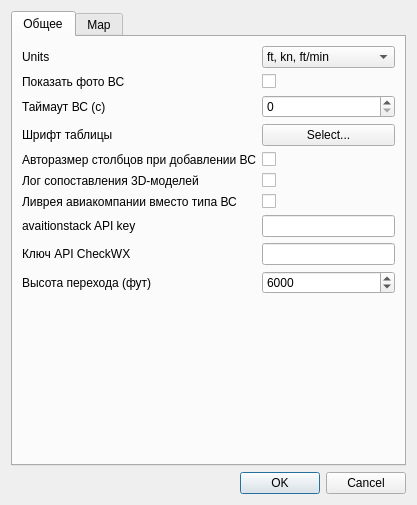
<?xml version="1.0" encoding="UTF-8"?>
<ui version="4.0">
 <class>ADSBDemodDisplayDialog</class>
 <widget class="QDialog" name="ADSBDemodDisplayDialog">
  <property name="geometry">
   <rect>
    <x>0</x>
    <y>0</y>
    <width>417</width>
    <height>505</height>
   </rect>
  </property>
  <property name="font">
   <font>
    <pointsize>9</pointsize>
   </font>
  </property>
  <property name="windowTitle">
   <string>Настройки отображения</string>
  </property>
  <layout class="QVBoxLayout" name="verticalLayout">
   <item>
    <widget class="QTabWidget" name="tabs">
     <property name="currentIndex">
      <number>0</number>
     </property>
     <widget class="QWidget" name="generalTab">
      <attribute name="title">
       <string>Общее</string>
      </attribute>
      <layout class="QVBoxLayout" name="verticalLayout_4">
       <item>
        <layout class="QFormLayout" name="generalLayout">
         <item row="0" column="0">
          <widget class="QLabel" name="unitsLabel">
           <property name="text">
            <string>Units</string>
           </property>
          </widget>
         </item>
         <item row="0" column="1">
          <widget class="QComboBox" name="units">
           <property name="toolTip">
            <string>Единицы измерения высоты/скорости</string>
           </property>
           <item>
            <property name="text">
             <string>ft, kn, ft/min</string>
            </property>
           </item>
           <item>
            <property name="text">
             <string>m, kph, m/s</string>
            </property>
           </item>
          </widget>
         </item>
         <item row="1" column="0">
          <widget class="QLabel" name="photosLabel">
           <property name="text">
            <string>Показать фото ВС</string>
           </property>
          </widget>
         </item>
         <item row="1" column="1">
          <widget class="QCheckBox" name="photos">
           <property name="toolTip">
            <string>Загрузить и показать фото выбранного ВС</string>
           </property>
           <property name="text">
            <string/>
           </property>
          </widget>
         </item>
         <item row="2" column="0">
          <widget class="QLabel" name="timeoutLabel">
           <property name="text">
            <string>Таймаут ВС (с)</string>
           </property>
          </widget>
         </item>
         <item row="2" column="1">
          <widget class="QSpinBox" name="timeout">
           <property name="toolTip">
            <string>Таймаут удаления ВС из таблицы (с)</string>
           </property>
           <property name="maximum">
            <number>1000000</number>
           </property>
          </widget>
         </item>
         <item row="3" column="0">
          <widget class="QLabel" name="fontLabel">
           <property name="text">
            <string>Шрифт таблицы</string>
           </property>
          </widget>
         </item>
         <item row="3" column="1">
          <widget class="QPushButton" name="font">
           <property name="toolTip">
            <string>Выбрать шрифт таблицы</string>
           </property>
           <property name="text">
            <string>Select...</string>
           </property>
          </widget>
         </item>
         <item row="4" column="0">
          <widget class="QLabel" name="autoResizeTableColumnsLabel">
           <property name="text">
            <string>Авторазмер столбцов при добавлении ВС</string>
           </property>
          </widget>
         </item>
         <item row="4" column="1">
          <widget class="QCheckBox" name="autoResizeTableColumns">
           <property name="toolTip">
            <string>Изменить размер столбцов при добавлении ВС</string>
           </property>
           <property name="text">
            <string/>
           </property>
          </widget>
         </item>
         <item row="5" column="0">
          <widget class="QLabel" name="verboseModelMatchingLabel">
           <property name="text">
            <string>Лог сопоставления 3D-моделей</string>
           </property>
          </widget>
         </item>
         <item row="5" column="1">
          <widget class="QCheckBox" name="verboseModelMatching">
           <property name="toolTip">
            <string>Журнал сопоставления ВС с 3D-моделями</string>
           </property>
           <property name="text">
            <string/>
           </property>
          </widget>
         </item>
         <item row="6" column="0">
          <widget class="QLabel" name="favourLiveryLabel">
           <property name="text">
            <string>Ливрея авиакомпании вместо типа ВС</string>
           </property>
          </widget>
         </item>
         <item row="6" column="1">
          <widget class="QCheckBox" name="favourLivery">
           <property name="toolTip">
            <string>Ливрея для 3D-моделей</string>
           </property>
           <property name="text">
            <string/>
           </property>
          </widget>
         </item>
         <item row="7" column="0">
          <widget class="QLabel" name="aviationstackAPIKeyLabel">
           <property name="text">
            <string>avaitionstack API key</string>
           </property>
          </widget>
         </item>
         <item row="7" column="1">
          <widget class="QLineEdit" name="aviationstackAPIKey">
           <property name="toolTip">
            <string>Ключ API aviationstack.com</string>
           </property>
          </widget>
         </item>
         <item row="8" column="0">
          <widget class="QLabel" name="checkWXAPIKeyLabel">
           <property name="text">
            <string>Ключ API CheckWX</string>
           </property>
          </widget>
         </item>
         <item row="8" column="1">
          <widget class="QLineEdit" name="checkWXAPIKey">
           <property name="toolTip">
            <string>Ключ API checkwxapi.com (METAR)</string>
           </property>
          </widget>
         </item>
         <item row="9" column="0">
          <widget class="QLabel" name="transitionAltitudeLabel">
           <property name="text">
            <string>Высота перехода (фут)</string>
           </property>
          </widget>
         </item>
         <item row="9" column="1">
          <widget class="QSpinBox" name="transitionAltitude">
           <property name="toolTip">
            <string>Высота перехода в футах</string>
           </property>
           <property name="minimum">
            <number>2500</number>
           </property>
           <property name="maximum">
            <number>20000</number>
           </property>
           <property name="value">
            <number>6000</number>
           </property>
          </widget>
         </item>
        </layout>
       </item>
      </layout>
     </widget>
     <widget class="QWidget" name="mapTab">
      <attribute name="title">
       <string>Map</string>
      </attribute>
      <layout class="QVBoxLayout" name="verticalLayout_2">
       <item>
        <layout class="QFormLayout" name="mapLayout">
         <item row="0" column="0">
          <widget class="QLabel" name="mapProviderLabel">
           <property name="text">
            <string>Провайдер карты</string>
           </property>
          </widget>
         </item>
         <item row="0" column="1">
          <widget class="QComboBox" name="mapProvider">
           <property name="toolTip">
            <string>Картографический сервис</string>
           </property>
           <item>
            <property name="text">
             <string>osm</string>
            </property>
           </item>
           <item>
            <property name="text">
             <string>mapboxgl</string>
            </property>
           </item>
          </widget>
         </item>
         <item row="1" column="0">
          <widget class="QLabel" name="mapTypeLabel">
           <property name="text">
            <string>Тип карты</string>
           </property>
          </widget>
         </item>
         <item row="1" column="1">
          <widget class="QComboBox" name="mapType">
           <property name="toolTip">
            <string>Тип карты для отображения</string>
           </property>
           <item>
            <property name="text">
             <string>Aviation</string>
            </property>
           </item>
           <item>
            <property name="text">
             <string>Авиация (тёмная)</string>
            </property>
           </item>
           <item>
            <property name="text">
             <string>Street</string>
            </property>
           </item>
           <item>
            <property name="text">
             <string>Satellite</string>
            </property>
           </item>
          </widget>
         </item>
         <item row="3" column="0">
          <widget class="QLabel" name="aircraftMinZoomLabel">
           <property name="text">
            <string>Уровень зума для масштабирования ВС</string>
           </property>
          </widget>
         </item>
         <item row="3" column="1">
          <widget class="QSpinBox" name="aircraftMinZoom">
           <property name="toolTip">
            <string>Масштабировать иконки ВС при зуме выше порога</string>
           </property>
           <property name="maximum">
            <number>15</number>
           </property>
          </widget>
         </item>
         <item row="4" column="0">
          <widget class="QLabel" name="airportSizeLabel">
           <property name="text">
            <string>Показать аэропорты с размером</string>
           </property>
          </widget>
         </item>
         <item row="4" column="1">
          <widget class="QComboBox" name="airportSize">
           <property name="toolTip">
            <string>Мин. размер аэропорта на карте</string>
           </property>
           <item>
            <property name="text">
             <string>Small</string>
            </property>
           </item>
           <item>
            <property name="text">
             <string>Medium</string>
            </property>
           </item>
           <item>
            <property name="text">
             <string>Large</string>
            </property>
           </item>
          </widget>
         </item>
         <item row="5" column="0">
          <widget class="QLabel" name="heliportsLabel">
           <property name="text">
            <string>Показать вертодромы</string>
           </property>
          </widget>
         </item>
         <item row="5" column="1">
          <widget class="QCheckBox" name="heliports">
           <property name="toolTip">
            <string>Показывать вертодромы на карте</string>
           </property>
           <property name="text">
            <string/>
           </property>
          </widget>
         </item>
         <item row="6" column="0">
          <widget class="QLabel" name="airportRangeLabel">
           <property name="text">
            <string>Дист. отображения аэропортов (км)</string>
           </property>
          </widget>
         </item>
         <item row="6" column="1">
          <widget class="QSpinBox" name="airportRange">
           <property name="toolTip">
            <string>Аэропорты в радиусе (км) от моей позиции</string>
           </property>
           <property name="maximum">
            <number>20000</number>
           </property>
          </widget>
         </item>
         <item row="7" column="0">
          <widget class="QLabel" name="airspacesLabel">
           <property name="text">
            <string>Воздушные пространства</string>
           </property>
          </widget>
         </item>
         <item row="7" column="1">
          <widget class="QListWidget" name="airspaces">
           <property name="toolTip">
            <string>Категории воздушного пространства</string>
           </property>
           <item>
            <property name="text">
             <string>A</string>
            </property>
            <property name="toolTip">
             <string>Только ППП</string>
            </property>
            <property name="checkState">
             <enum>Unchecked</enum>
            </property>
           </item>
           <item>
            <property name="text">
             <string>B</string>
            </property>
            <property name="toolTip">
             <string>ППП и ВПП с разрешением УВД</string>
            </property>
            <property name="checkState">
             <enum>Unchecked</enum>
            </property>
           </item>
           <item>
            <property name="text">
             <string>C</string>
            </property>
            <property name="toolTip">
             <string>ППП и ВПП с разрешением УВД</string>
            </property>
            <property name="checkState">
             <enum>Unchecked</enum>
            </property>
           </item>
           <item>
            <property name="text">
             <string>D</string>
            </property>
            <property name="toolTip">
             <string>ППП и ВПП с разрешением УВД</string>
            </property>
            <property name="checkState">
             <enum>Unchecked</enum>
            </property>
           </item>
           <item>
            <property name="text">
             <string>E</string>
            </property>
            <property name="toolTip">
             <string>ППП с разрешением и ВПП</string>
            </property>
            <property name="checkState">
             <enum>Unchecked</enum>
            </property>
           </item>
           <item>
            <property name="text">
             <string>G</string>
            </property>
            <property name="toolTip">
             <string>Неконтролируемая</string>
            </property>
            <property name="checkState">
             <enum>Unchecked</enum>
            </property>
           </item>
           <item>
            <property name="text">
             <string>FIR</string>
            </property>
            <property name="toolTip">
             <string>Район полётной информации</string>
            </property>
            <property name="checkState">
             <enum>Unchecked</enum>
            </property>
           </item>
           <item>
            <property name="text">
             <string>CTR</string>
            </property>
            <property name="toolTip">
             <string>Контролируемая зона</string>
            </property>
            <property name="checkState">
             <enum>Unchecked</enum>
            </property>
           </item>
           <item>
            <property name="text">
             <string>TMZ</string>
            </property>
            <property name="toolTip">
             <string>Зона обяз. транспондера</string>
            </property>
            <property name="checkState">
             <enum>Unchecked</enum>
            </property>
           </item>
           <item>
            <property name="text">
             <string>RMZ</string>
            </property>
            <property name="toolTip">
             <string>Зона обяз. радиосвязи</string>
            </property>
            <property name="checkState">
             <enum>Unchecked</enum>
            </property>
           </item>
           <item>
            <property name="text">
             <string>RESTRICTED</string>
            </property>
            <property name="checkState">
             <enum>Unchecked</enum>
            </property>
           </item>
           <item>
            <property name="text">
             <string>GLIDING</string>
            </property>
            <property name="checkState">
             <enum>Unchecked</enum>
            </property>
           </item>
           <item>
            <property name="text">
             <string>DANGER</string>
            </property>
            <property name="checkState">
             <enum>Unchecked</enum>
            </property>
           </item>
           <item>
            <property name="text">
             <string>PROHIBITED</string>
            </property>
            <property name="checkState">
             <enum>Unchecked</enum>
            </property>
           </item>
           <item>
            <property name="text">
             <string>WAVE</string>
            </property>
            <property name="checkState">
             <enum>Unchecked</enum>
            </property>
           </item>
          </widget>
         </item>
         <item row="8" column="0">
          <widget class="QLabel" name="airspaceRangeLabel">
           <property name="text">
            <string>Дист. отображения воздуш. пр-ва (км)</string>
           </property>
          </widget>
         </item>
         <item row="8" column="1">
          <widget class="QSpinBox" name="airspaceRange">
           <property name="toolTip">
            <string>Воздушное пространство в радиусе (км)</string>
           </property>
           <property name="maximum">
            <number>20000</number>
           </property>
          </widget>
         </item>
         <item row="9" column="0">
          <widget class="QLabel" name="displayNavAids">
           <property name="text">
            <string>Display NAVAIDs</string>
           </property>
          </widget>
         </item>
         <item row="9" column="1">
          <widget class="QCheckBox" name="navAids">
           <property name="toolTip">
            <string>Показать VOR, NDB и другие НАВСР</string>
           </property>
           <property name="text">
            <string/>
           </property>
          </widget>
         </item>
         <item row="10" column="1">
          <widget class="QCheckBox" name="atcCallsigns">
           <property name="toolTip">
            <string>Позывные ATC вместо ИКАО на карте</string>
           </property>
           <property name="text">
            <string/>
           </property>
          </widget>
         </item>
         <item row="10" column="0">
          <widget class="QLabel" name="atcCallsignsLabel">
           <property name="text">
            <string>Позывные ATC на карте</string>
           </property>
          </widget>
         </item>
         <item row="11" column="1">
          <widget class="QComboBox" name="flightPathPalette">
           <property name="toolTip">
            <string>Палитра цветов маршрутов ВС</string>
           </property>
          </widget>
         </item>
         <item row="11" column="0">
          <widget class="QLabel" name="flightPathPaletteLabel">
           <property name="text">
            <string>Палитра маршрутов</string>
           </property>
          </widget>
         </item>
         <item row="2" column="0">
          <widget class="QLabel" name="label">
           <property name="toolTip">
            <string/>
           </property>
           <property name="text">
            <string>Ключ API Maptiler</string>
           </property>
          </widget>
         </item>
         <item row="2" column="1">
          <widget class="QLineEdit" name="maptilerAPIKey">
           <property name="toolTip">
            <string>Ключ API Maptiler для спутн. карты</string>
           </property>
          </widget>
         </item>
        </layout>
       </item>
      </layout>
     </widget>
    </widget>
   </item>
   <item>
    <widget class="QDialogButtonBox" name="buttonBox">
     <property name="orientation">
      <enum>Qt::Orientation::Horizontal</enum>
     </property>
     <property name="standardButtons">
      <set>QDialogButtonBox::StandardButton::Cancel|QDialogButtonBox::StandardButton::Ok</set>
     </property>
    </widget>
   </item>
  </layout>
 </widget>
 <resources/>
 <connections>
  <connection>
   <sender>buttonBox</sender>
   <signal>accepted()</signal>
   <receiver>ADSBDemodDisplayDialog</receiver>
   <slot>accept()</slot>
   <hints>
    <hint type="sourcelabel">
     <x>248</x>
     <y>254</y>
    </hint>
    <hint type="destinationlabel">
     <x>157</x>
     <y>274</y>
    </hint>
   </hints>
  </connection>
  <connection>
   <sender>buttonBox</sender>
   <signal>rejected()</signal>
   <receiver>ADSBDemodDisplayDialog</receiver>
   <slot>reject()</slot>
   <hints>
    <hint type="sourcelabel">
     <x>316</x>
     <y>260</y>
    </hint>
    <hint type="destinationlabel">
     <x>286</x>
     <y>274</y>
    </hint>
   </hints>
  </connection>
 </connections>
</ui>
